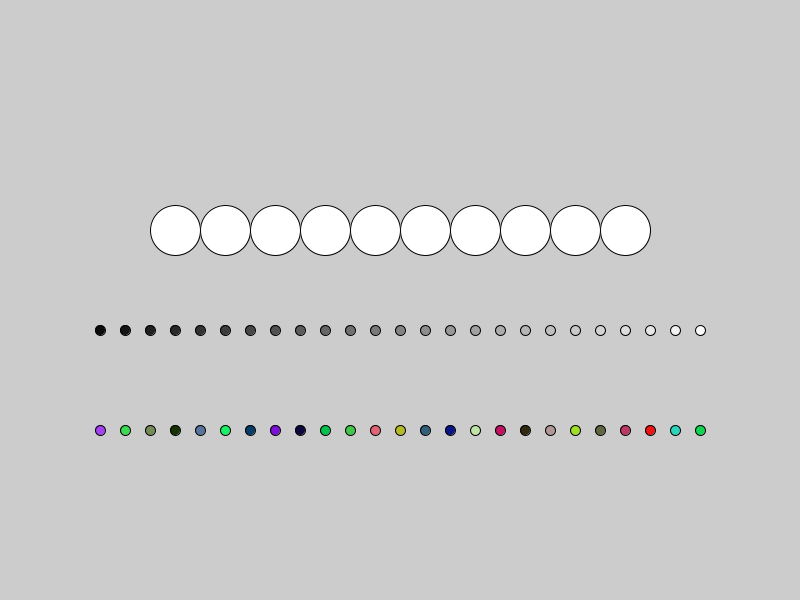
Frame 1 (no input)
Frame 60 (the mouse pressed at the canvas centre just before this capture): identical to frame 1, image omitted
Frame 120 (the mouse held since frame 60 and released just before this capture): identical to frame 1, image omitted

The Processing sketch that drew this single still picture (run headless with seeded random() and noise(); from frame 60 on, the mouse is pressed at the canvas centre):

// Processing sketch: CirclesForLoop2
// ── CirclesForLoop2.pde
 //<>//
int posX = 175, posX2 = 100, posX3 = 100;
int stepX = 50, stepX2 = 25;
int black = 1;
int r = 255, g = 255, b = 255;


void setup() {
  size(800, 600);

  // 5 Circles
  for (int i = 0; i < 10; i++) {
    circle(posX, 230, 50);
    posX += stepX;
  }


  // 25 Circles with Black to White linear gradient
  for (int i = 0; i < 25; i++) {
    black  += 10;
    fill(black);
    circle(posX2, 330, 10);
    posX2 += stepX2;
  }


  // 25 Circles with random generated RGB colors
  for (int i = 0; i < 25; i++) {
    fill(int(random(0, 255)), int(random(0, 255)), int(random(0, 255)));
    circle(posX3, 430, 10);
    posX3 += stepX2;
  }


}


void draw() {
}
